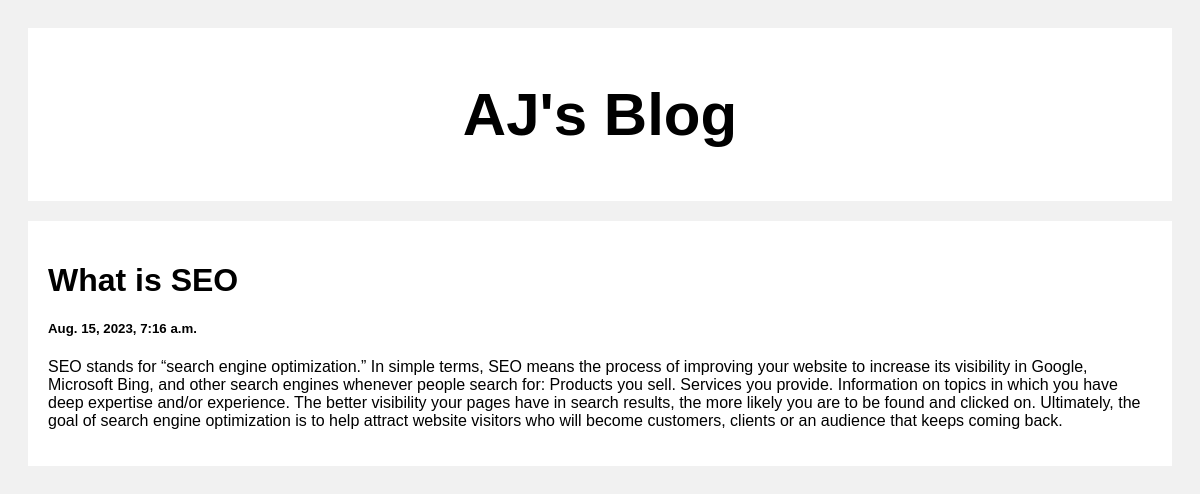
/post/1, run on the app's committed database.
### posts/models.py (models this page shows)
class Post(models.Model):
    title = models.CharField(max_length=100)
    body = models.CharField(max_length=1000000)
    created_at = models.DateTimeField(default=datetime.now, blank=True)

### posts/views.py (the view)
# urls.py: path('post/<str:pk>', views.post, name='post' )
def post(request, pk):
    posts = Post.objects.get(id=pk )
    return render(request, 'post.html', {'posts' : posts})

### templates/post.html (shortened to what this page needs)
<!DOCTYPE html>
<html>
<head>
</head>
<body>
<div class="header">
  <h2>AJ's Blog</h2>
</div>
<div class="row">
  <div class="leftcolumn">
    <div class="card">
        <h1>{{posts.title}}</h1>
        <h5>{{posts.created_at}}</h5>
        <p>{{posts.body}}</p>
    </div>
  </div>
</div>
</body>
</html>

### templates/post.html (style rules this page uses)
* { box-sizing: border-box; }
body { font-family: Arial; padding: 20px; background: #f1f1f1; }
.header { padding: 2px; font-size: 40px; text-align: center; background: white; }
.leftcolumn { float: left; width: 100%; }
.card { background-color: white; padding: 20px; margin-top: 20px; }
.row:after { content: ""; display: table; clear: both; }

### data on the page
Post: title "What is SEO", created_at "Aug. 15, 2023, 7:16 a.m.", body "SEO stands for “search engine optimization.” In simple terms, SEO means the process of improving your website to increase its visibility in Google, Microsoft Bing, and other search engines whenever people search for: Products you sell. Services you provide. Information on topics in which you have deep expertise and/or experience. The better visibility your pages have in search results, the more likely you are to be found and clicked on. Ultimately, the goal of search engine optimization is to help attract website visitors who will become customers, clients or an audience that keeps coming back."
